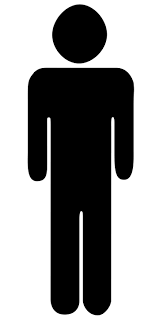
#> input picture images/contour2.png, 159 x 318 px
$ jupyter execute --allow-errors '3. image_contour-2(contour approximation).ipynb'   (older library calls are emulated)
#> lines starting #> are read from the running program, lines starting #| are printed output that depends on the picture; after the words box and inside, x2 and y2 are one past the last pixel; in counts of white or black regions, pixels touching at a corner belong together
반듯한(?) 형태를 얻기 위한 contour 근사

[cell 1]
import cv2
#> (the rest of this cell did not finish here and is left out)

[cell 2]
imgfile = 'images/contour2.png'
img = cv2.imread(imgfile)
#> img is the input picture: shape (318, 159, 3); min 0, max 255, mean 147.7

#> (a cell that did not finish here is left out)

[cell 4]
imgray = cv2.cvtColor(img, cv2.COLOR_BGR2GRAY)

[cell 5]
edge = cv2.Canny(imgray, 50, 100)
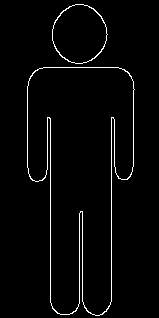
#> edge: shape (318, 159); 2.7% white in thin lines or dots, all inside (x1, y1, x2, y2) = (27, 4, 135, 316)

cv2.CHAIN_APPROX_SIMPLE 옵션은 **수평, 수직, 대각선 방향의 직선상에 놓인 점들은 모두 버리며, 끝 점만 가져온다(시간, 메모리)**(cv2.CHAIN_APPROX_NONE은 전부 가져옴)

[cell 6]
edge, contours, hierarchy = cv2.findContours(edge, cv2.RETR_TREE, cv2.CHAIN_APPROX_SIMPLE)
#> contours = 4 contours; box (x1, y1, x2, y2) and area: (27, 67, 135, 316) 19039, (27, 67, 135, 316) 18986, (52, 4, 108, 64) 2492, (52, 4, 108, 64) 2440

#> (a cell that did not finish here is left out)

contours의 class는 list 하지만 dtype을 봤을 때 contours 자체는 'O'(object)였다.

[cell 8]
len(contours)
#> Out = 4

[cell 9]
print(type(contours))
#| <class 'list'>

[cell 10]
import numpy as np
#> (the rest of this cell did not finish here and is left out)

#> (a cell that did not finish here is left out)

#> (a cell that did not finish here is left out)

#> (a cell that did not finish here is left out)

**contours[i][:]와 같이 접근**

[cell 14]
img = cv2.imread(imgfile)
cv2.drawContours(img, contours , -1, (255, 0 , 0), 4)
#> (the rest of this cell did not finish here and is left out)

[cell 15]
img = cv2.imread(imgfile)
cv2.drawContours(img, contours[0], -1, (255, 0 , 0), 10)
#> (the rest of this cell did not finish here and is left out)

[cell 16]
img = cv2.imread(imgfile)
cv2.drawContours(img, contours[1], -1, (255, 0 , 0), 10)
#> (the rest of this cell did not finish here and is left out)

[cell 17]
img = cv2.imread(imgfile)
cv2.drawContours(img, contours[2], -1, (255, 0 , 0), 10)
#> (the rest of this cell did not finish here and is left out)

[cell 18]
img = cv2.imread(imgfile)
cv2.drawContours(img, contours[3], -1, (255, 0 , 0), 10)
#> (the rest of this cell did not finish here and is left out)

[cell 19]
img = cv2.imread(imgfile)
cv2.drawContours(img, contours[0], -1, (0, 255, 0), 20)
cv2.drawContours(img, contours[1], -1, (255, 0 , 0), 10)
cv2.drawContours(img, contours[2], -1, (0, 0 , 255), 10)
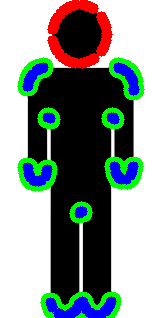
#> img: shape (318, 159, 3); mean B, G, R 141.4, 146.2, 135.5
#> (the rest of this cell did not finish here and is left out)
